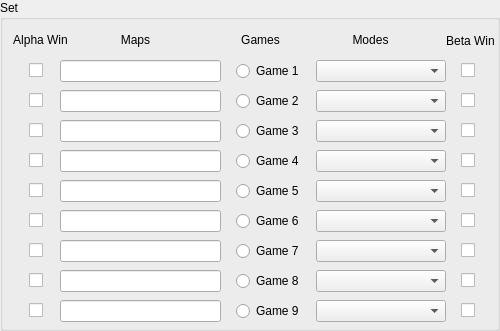
     <widget class="QGroupBox" name="SetGroupBox">
      <property name="sizePolicy">
       <sizepolicy hsizetype="Fixed" vsizetype="Fixed">
        <horstretch>0</horstretch>
        <verstretch>0</verstretch>
       </sizepolicy>
      </property>
      <property name="minimumSize">
       <size>
        <width>500</width>
        <height>0</height>
       </size>
      </property>
      <property name="maximumSize">
       <size>
        <width>500</width>
        <height>350</height>
       </size>
      </property>
      <property name="title">
       <string>Set</string>
      </property>
      <widget class="QLabel" name="AlphaWinLabel">
       <property name="geometry">
        <rect>
         <x>10</x>
         <y>30</y>
         <width>61</width>
         <height>20</height>
        </rect>
       </property>
       <property name="text">
        <string>Alpha Win</string>
       </property>
       <property name="alignment">
        <set>Qt::AlignCenter</set>
       </property>
      </widget>
      <widget class="QLabel" name="BetaWinLabel">
       <property name="geometry">
        <rect>
         <x>440</x>
         <y>30</y>
         <width>61</width>
         <height>21</height>
        </rect>
       </property>
       <property name="text">
        <string>Beta Win</string>
       </property>
       <property name="alignment">
        <set>Qt::AlignCenter</set>
       </property>
      </widget>
      <widget class="QLabel" name="GamesLabel">
       <property name="geometry">
        <rect>
         <x>220</x>
         <y>30</y>
         <width>81</width>
         <height>20</height>
        </rect>
       </property>
       <property name="text">
        <string>Games</string>
       </property>
       <property name="alignment">
        <set>Qt::AlignCenter</set>
       </property>
      </widget>
      <widget class="QLabel" name="ModesLabel">
       <property name="geometry">
        <rect>
         <x>320</x>
         <y>30</y>
         <width>101</width>
         <height>20</height>
        </rect>
       </property>
       <property name="text">
        <string>Modes</string>
       </property>
       <property name="alignment">
        <set>Qt::AlignCenter</set>
       </property>
      </widget>
      <widget class="QLabel" name="MapsLabel">
       <property name="geometry">
        <rect>
         <x>70</x>
         <y>30</y>
         <width>131</width>
         <height>20</height>
        </rect>
       </property>
       <property name="text">
        <string>Maps</string>
       </property>
       <property name="alignment">
        <set>Qt::AlignCenter</set>
       </property>
      </widget>
      <widget class="QWidget" name="layoutWidget">
       <property name="geometry">
        <rect>
         <x>20</x>
         <y>60</y>
         <width>471</width>
         <height>22</height>
        </rect>
       </property>
       <layout class="QHBoxLayout" name="horizontalLayout_16">
        <item>
         <widget class="QCheckBox" name="AlphaWinGame1">
          <property name="maximumSize">
           <size>
            <width>16</width>
            <height>16777215</height>
           </size>
          </property>
          <property name="focusPolicy">
           <enum>Qt::ClickFocus</enum>
          </property>
          <property name="text">
           <string/>
          </property>
         </widget>
        </item>
        <item>
         <widget class="QLineEdit" name="MapComboGame1">
          <property name="minimumSize">
           <size>
            <width>150</width>
            <height>0</height>
           </size>
          </property>
          <property name="maximumSize">
           <size>
            <width>161</width>
            <height>16777215</height>
           </size>
          </property>
          <property name="focusPolicy">
           <enum>Qt::StrongFocus</enum>
          </property>
         </widget>
        </item>
        <item>
         <widget class="QRadioButton" name="RadioGame1">
          <property name="maximumSize">
           <size>
            <width>65</width>
            <height>16777215</height>
           </size>
          </property>
          <property name="text">
           <string>Game 1</string>
          </property>
          <attribute name="buttonGroup">
           <string notr="true">buttonGroup</string>
          </attribute>
         </widget>
        </item>
        <item>
         <widget class="QComboBox" name="ModeComboGame1">
          <property name="minimumSize">
           <size>
            <width>130</width>
            <height>20</height>
           </size>
          </property>
          <property name="maximumSize">
           <size>
            <width>110</width>
            <height>16777215</height>
           </size>
          </property>
         </widget>
        </item>
        <item>
         <widget class="QCheckBox" name="BetaWinGame1">
          <property name="maximumSize">
           <size>
            <width>16</width>
            <height>16777215</height>
           </size>
          </property>
          <property name="focusPolicy">
           <enum>Qt::ClickFocus</enum>
          </property>
          <property name="text">
           <string/>
          </property>
         </widget>
        </item>
       </layout>
      </widget>
      <widget class="QWidget" name="layoutWidget_3">
       <property name="geometry">
        <rect>
         <x>20</x>
         <y>90</y>
         <width>471</width>
         <height>22</height>
        </rect>
       </property>
       <layout class="QHBoxLayout" name="horizontalLayout_17">
        <item>
         <widget class="QCheckBox" name="AlphaWinGame2">
          <property name="maximumSize">
           <size>
            <width>16</width>
            <height>16777215</height>
           </size>
          </property>
          <property name="focusPolicy">
           <enum>Qt::ClickFocus</enum>
          </property>
          <property name="text">
           <string/>
          </property>
         </widget>
        </item>
        <item>
         <widget class="QLineEdit" name="MapComboGame2">
          <property name="minimumSize">
           <size>
            <width>150</width>
            <height>0</height>
           </size>
          </property>
          <property name="maximumSize">
           <size>
            <width>161</width>
            <height>16777215</height>
           </size>
          </property>
         </widget>
        </item>
        <item>
         <widget class="QRadioButton" name="RadioGame2">
          <property name="maximumSize">
           <size>
            <width>65</width>
            <height>16777215</height>
           </size>
          </property>
          <property name="text">
           <string>Game 2</string>
          </property>
          <attribute name="buttonGroup">
           <string notr="true">buttonGroup</string>
          </attribute>
         </widget>
        </item>
        <item>
         <widget class="QComboBox" name="ModeComboGame2">
          <property name="minimumSize">
           <size>
            <width>130</width>
            <height>20</height>
           </size>
          </property>
          <property name="maximumSize">
           <size>
            <width>110</width>
            <height>16777215</height>
           </size>
          </property>
         </widget>
        </item>
        <item>
         <widget class="QCheckBox" name="BetaWinGame2">
          <property name="maximumSize">
           <size>
            <width>16</width>
            <height>16777215</height>
           </size>
          </property>
          <property name="focusPolicy">
           <enum>Qt::ClickFocus</enum>
          </property>
          <property name="text">
           <string/>
          </property>
         </widget>
        </item>
       </layout>
      </widget>
      <widget class="QWidget" name="layoutWidget_4">
       <property name="geometry">
        <rect>
         <x>20</x>
         <y>120</y>
         <width>471</width>
         <height>22</height>
        </rect>
       </property>
       <layout class="QHBoxLayout" name="horizontalLayout_18">
        <item>
         <widget class="QCheckBox" name="AlphaWinGame3">
          <property name="maximumSize">
           <size>
            <width>16</width>
            <height>16777215</height>
           </size>
          </property>
          <property name="focusPolicy">
           <enum>Qt::ClickFocus</enum>
          </property>
          <property name="text">
           <string/>
          </property>
         </widget>
        </item>
        <item>
         <widget class="QLineEdit" name="MapComboGame3">
          <property name="minimumSize">
           <size>
            <width>150</width>
            <height>0</height>
           </size>
          </property>
          <property name="maximumSize">
           <size>
            <width>161</width>
            <height>16777215</height>
           </size>
          </property>
         </widget>
        </item>
        <item>
         <widget class="QRadioButton" name="RadioGame3">
          <property name="maximumSize">
           <size>
            <width>65</width>
            <height>16777215</height>
           </size>
          </property>
          <property name="text">
           <string>Game 3</string>
          </property>
          <attribute name="buttonGroup">
           <string notr="true">buttonGroup</string>
          </attribute>
         </widget>
        </item>
        <item>
         <widget class="QComboBox" name="ModeComboGame3">
          <property name="minimumSize">
           <size>
            <width>130</width>
            <height>20</height>
           </size>
          </property>
          <property name="maximumSize">
           <size>
            <width>110</width>
            <height>16777215</height>
           </size>
          </property>
         </widget>
        </item>
        <item>
         <widget class="QCheckBox" name="BetaWinGame3">
          <property name="maximumSize">
           <size>
            <width>16</width>
            <height>16777215</height>
           </size>
          </property>
          <property name="focusPolicy">
           <enum>Qt::ClickFocus</enum>
          </property>
          <property name="text">
           <string/>
          </property>
         </widget>
        </item>
       </layout>
      </widget>
      <widget class="QWidget" name="layoutWidget_5">
       <property name="geometry">
        <rect>
         <x>20</x>
         <y>150</y>
         <width>471</width>
         <height>22</height>
        </rect>
       </property>
       <layout class="QHBoxLayout" name="horizontalLayout_19">
        <item>
         <widget class="QCheckBox" name="AlphaWinGame4">
          <property name="maximumSize">
           <size>
            <width>16</width>
            <height>16777215</height>
           </size>
          </property>
          <property name="focusPolicy">
           <enum>Qt::ClickFocus</enum>
          </property>
          <property name="text">
           <string/>
          </property>
         </widget>
        </item>
        <item>
         <widget class="QLineEdit" name="MapComboGame4">
          <property name="minimumSize">
           <size>
            <width>150</width>
            <height>0</height>
           </size>
          </property>
          <property name="maximumSize">
           <size>
            <width>161</width>
            <height>16777215</height>
           </size>
          </property>
         </widget>
        </item>
        <item>
         <widget class="QRadioButton" name="RadioGame4">
          <property name="maximumSize">
           <size>
            <width>65</width>
            <height>16777215</height>
           </size>
          </property>
          <property name="text">
           <string>Game 4</string>
          </property>
          <attribute name="buttonGroup">
           <string notr="true">buttonGroup</string>
          </attribute>
         </widget>
        </item>
        <item>
         <widget class="QComboBox" name="ModeComboGame4">
          <property name="minimumSize">
           <size>
            <width>130</width>
            <height>20</height>
           </size>
          </property>
          <property name="maximumSize">
           <size>
            <width>110</width>
            <height>16777215</height>
           </size>
          </property>
         </widget>
        </item>
        <item>
         <widget class="QCheckBox" name="BetaWinGame4">
          <property name="maximumSize">
           <size>
            <width>16</width>
            <height>16777215</height>
           </size>
          </property>
          <property name="focusPolicy">
           <enum>Qt::ClickFocus</enum>
          </property>
          <property name="text">
           <string/>
          </property>
         </widget>
        </item>
       </layout>
      </widget>
      <widget class="QWidget" name="layoutWidget_6">
       <property name="geometry">
        <rect>
         <x>20</x>
         <y>180</y>
         <width>471</width>
         <height>22</height>
        </rect>
       </property>
       <layout class="QHBoxLayout" name="horizontalLayout_20">
        <item>
         <widget class="QCheckBox" name="AlphaWinGame5">
          <property name="maximumSize">
           <size>
            <width>16</width>
            <height>16777215</height>
           </size>
          </property>
          <property name="focusPolicy">
           <enum>Qt::ClickFocus</enum>
          </property>
          <property name="text">
           <string/>
          </property>
         </widget>
        </item>
        <item>
         <widget class="QLineEdit" name="MapComboGame5">
          <property name="minimumSize">
           <size>
            <width>150</width>
            <height>0</height>
           </size>
          </property>
          <property name="maximumSize">
           <size>
            <width>161</width>
            <height>16777215</height>
           </size>
          </property>
         </widget>
        </item>
        <item>
         <widget class="QRadioButton" name="RadioGame5">
          <property name="maximumSize">
           <size>
            <width>65</width>
            <height>16777215</height>
           </size>
          </property>
          <property name="text">
           <string>Game 5</string>
          </property>
          <attribute name="buttonGroup">
           <string notr="true">buttonGroup</string>
          </attribute>
         </widget>
        </item>
        <item>
         <widget class="QComboBox" name="ModeComboGame5">
          <property name="minimumSize">
           <size>
            <width>130</width>
            <height>20</height>
           </size>
          </property>
          <property name="maximumSize">
           <size>
            <width>110</width>
            <height>16777215</height>
           </size>
          </property>
         </widget>
        </item>
        <item>
         <widget class="QCheckBox" name="BetaWinGame5">
          <property name="maximumSize">
           <size>
            <width>16</width>
            <height>16777215</height>
           </size>
          </property>
          <property name="focusPolicy">
           <enum>Qt::ClickFocus</enum>
          </property>
          <property name="text">
           <string/>
          </property>
         </widget>
        </item>
       </layout>
      </widget>
      <widget class="QWidget" name="layoutWidget_7">
       <property name="geometry">
        <rect>
         <x>20</x>
         <y>210</y>
         <width>471</width>
         <height>22</height>
        </rect>
       </property>
       <layout class="QHBoxLayout" name="horizontalLayout_21">
        <item>
         <widget class="QCheckBox" name="AlphaWinGame6">
          <property name="maximumSize">
           <size>
            <width>16</width>
            <height>16777215</height>
           </size>
          </property>
          <property name="focusPolicy">
           <enum>Qt::ClickFocus</enum>
          </property>
          <property name="text">
           <string/>
          </property>
         </widget>
        </item>
        <item>
         <widget class="QLineEdit" name="MapComboGame6">
          <property name="minimumSize">
           <size>
            <width>150</width>
            <height>0</height>
           </size>
          </property>
          <property name="maximumSize">
           <size>
            <width>161</width>
            <height>16777215</height>
           </size>
          </property>
         </widget>
        </item>
        <item>
         <widget class="QRadioButton" name="RadioGame6">
          <property name="maximumSize">
           <size>
            <width>65</width>
            <height>16777215</height>
           </size>
          </property>
          <property name="text">
           <string>Game 6</string>
          </property>
          <attribute name="buttonGroup">
           <string notr="true">buttonGroup</string>
          </attribute>
         </widget>
        </item>
        <item>
         <widget class="QComboBox" name="ModeComboGame6">
          <property name="minimumSize">
           <size>
            <width>130</width>
            <height>20</height>
           </size>
          </property>
          <property name="maximumSize">
           <size>
            <width>110</width>
            <height>16777215</height>
           </size>
          </property>
         </widget>
        </item>
        <item>
         <widget class="QCheckBox" name="BetaWinGame6">
          <property name="maximumSize">
           <size>
            <width>16</width>
            <height>16777215</height>
           </size>
          </property>
          <property name="focusPolicy">
           <enum>Qt::ClickFocus</enum>
          </property>
          <property name="text">
           <string/>
          </property>
         </widget>
        </item>
       </layout>
      </widget>
      <widget class="QWidget" name="layoutWidget_8">
       <property name="geometry">
        <rect>
         <x>20</x>
         <y>240</y>
         <width>471</width>
         <height>22</height>
        </rect>
       </property>
       <layout class="QHBoxLayout" name="horizontalLayout_22">
        <item>
         <widget class="QCheckBox" name="AlphaWinGame7">
          <property name="maximumSize">
           <size>
            <width>16</width>
            <height>16777215</height>
           </size>
          </property>
          <property name="focusPolicy">
           <enum>Qt::ClickFocus</enum>
          </property>
          <property name="text">
           <string/>
          </property>
         </widget>
        </item>
        <item>
         <widget class="QLineEdit" name="MapComboGame7">
          <property name="minimumSize">
           <size>
            <width>150</width>
            <height>0</height>
           </size>
          </property>
          <property name="maximumSize">
           <size>
            <width>161</width>
            <height>16777215</height>
           </size>
          </property>
         </widget>
        </item>
        <item>
         <widget class="QRadioButton" name="RadioGame7">
          <property name="maximumSize">
           <size>
            <width>65</width>
            <height>16777215</height>
           </size>
          </property>
          <property name="text">
           <string>Game 7</string>
          </property>
          <attribute name="buttonGroup">
           <string notr="true">buttonGroup</string>
          </attribute>
         </widget>
        </item>
        <item>
         <widget class="QComboBox" name="ModeComboGame7">
          <property name="minimumSize">
           <size>
            <width>130</width>
            <height>20</height>
           </size>
          </property>
          <property name="maximumSize">
           <size>
            <width>110</width>
            <height>16777215</height>
           </size>
          </property>
         </widget>
        </item>
        <item>
         <widget class="QCheckBox" name="BetaWinGame7">
          <property name="maximumSize">
           <size>
            <width>16</width>
            <height>16777215</height>
           </size>
          </property>
          <property name="focusPolicy">
           <enum>Qt::ClickFocus</enum>
          </property>
          <property name="text">
           <string/>
          </property>
         </widget>
        </item>
       </layout>
      </widget>
      <widget class="QWidget" name="layoutWidget_9">
       <property name="geometry">
        <rect>
         <x>20</x>
         <y>270</y>
         <width>471</width>
         <height>22</height>
        </rect>
       </property>
       <layout class="QHBoxLayout" name="horizontalLayout_23">
        <item>
         <widget class="QCheckBox" name="AlphaWinGame8">
          <property name="maximumSize">
           <size>
            <width>16</width>
            <height>16777215</height>
           </size>
          </property>
          <property name="focusPolicy">
           <enum>Qt::ClickFocus</enum>
          </property>
          <property name="text">
           <string/>
          </property>
         </widget>
        </item>
        <item>
         <widget class="QLineEdit" name="MapComboGame8">
          <property name="minimumSize">
           <size>
            <width>150</width>
            <height>0</height>
           </size>
          </property>
          <property name="maximumSize">
           <size>
            <width>161</width>
            <height>16777215</height>
           </size>
          </property>
         </widget>
        </item>
        <item>
         <widget class="QRadioButton" name="RadioGame8">
          <property name="maximumSize">
           <size>
            <width>65</width>
            <height>16777215</height>
           </size>
          </property>
          <property name="text">
           <string>Game 8</string>
          </property>
          <attribute name="buttonGroup">
           <string notr="true">buttonGroup</string>
          </attribute>
         </widget>
        </item>
        <item>
         <widget class="QComboBox" name="ModeComboGame8">
          <property name="minimumSize">
           <size>
            <width>130</width>
            <height>20</height>
           </size>
          </property>
          <property name="maximumSize">
           <size>
            <width>110</width>
            <height>16777215</height>
           </size>
          </property>
         </widget>
        </item>
        <item>
         <widget class="QCheckBox" name="BetaWinGame8">
          <property name="maximumSize">
           <size>
            <width>16</width>
            <height>16777215</height>
           </size>
          </property>
          <property name="focusPolicy">
           <enum>Qt::ClickFocus</enum>
          </property>
          <property name="text">
           <string/>
          </property>
         </widget>
        </item>
       </layout>
      </widget>
      <widget class="QWidget" name="layoutWidget_10">
       <property name="geometry">
        <rect>
         <x>20</x>
         <y>300</y>
         <width>471</width>
         <height>22</height>
        </rect>
       </property>
       <layout class="QHBoxLayout" name="horizontalLayout_24">
        <item>
         <widget class="QCheckBox" name="AlphaWinGame9">
          <property name="maximumSize">
           <size>
            <width>16</width>
            <height>16777215</height>
           </size>
          </property>
          <property name="focusPolicy">
           <enum>Qt::ClickFocus</enum>
          </property>
          <property name="text">
           <string/>
          </property>
         </widget>
        </item>
        <item>
         <widget class="QLineEdit" name="MapComboGame9">
          <property name="minimumSize">
           <size>
            <width>150</width>
            <height>0</height>
           </size>
          </property>
          <property name="maximumSize">
           <size>
            <width>161</width>
            <height>16777215</height>
           </size>
          </property>
         </widget>
        </item>
        <item>
         <widget class="QRadioButton" name="RadioGame9">
          <property name="maximumSize">
           <size>
            <width>65</width>
            <height>16777215</height>
           </size>
          </property>
          <property name="text">
           <string>Game 9</string>
          </property>
          <attribute name="buttonGroup">
           <string notr="true">buttonGroup</string>
          </attribute>
         </widget>
        </item>
        <item>
         <widget class="QComboBox" name="ModeComboGame9">
          <property name="minimumSize">
           <size>
            <width>130</width>
            <height>20</height>
           </size>
          </property>
          <property name="maximumSize">
           <size>
            <width>110</width>
            <height>16777215</height>
           </size>
          </property>
         </widget>
        </item>
        <item>
         <widget class="QCheckBox" name="BetaWinGame9">
          <property name="maximumSize">
           <size>
            <width>16</width>
            <height>16777215</height>
           </size>
          </property>
          <property name="focusPolicy">
           <enum>Qt::ClickFocus</enum>
          </property>
          <property name="text">
           <string/>
          </property>
         </widget>
        </item>
       </layout>
      </widget>
     </widget>
